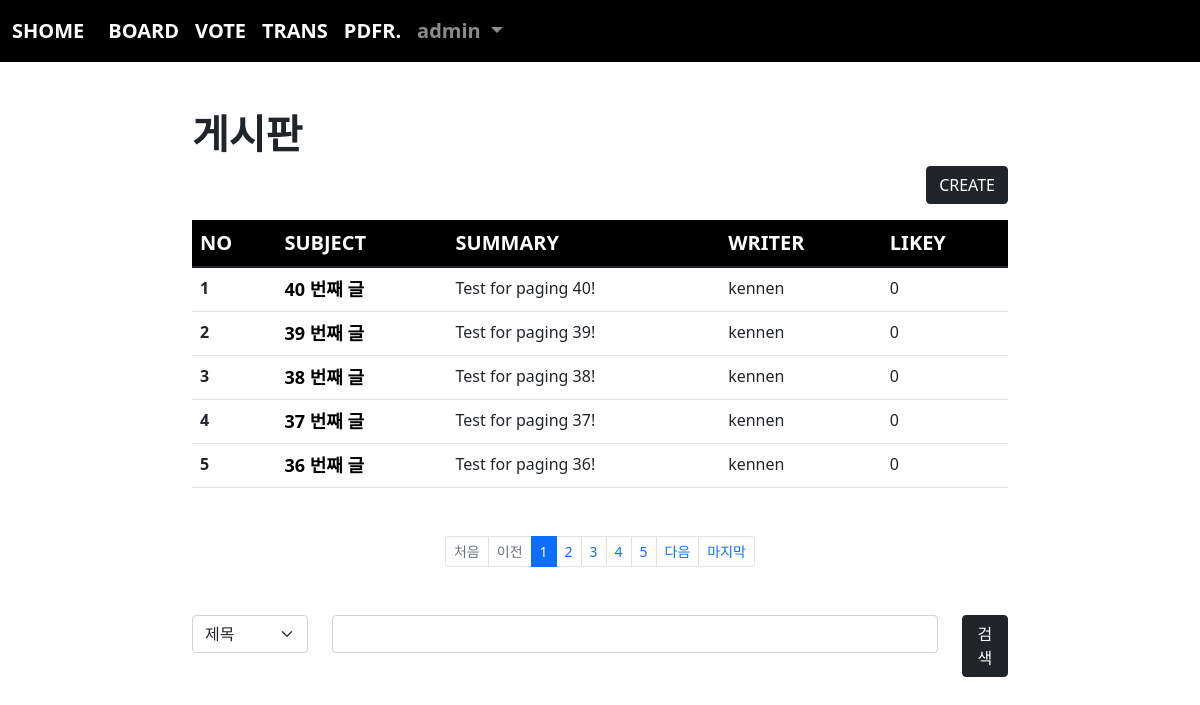
Page /board/index/ (signed in) on the committed database.
### acc/models.py (models this page shows, shortened)
class User(AbstractUser):
    comment = models.TextField()
    point = models.IntegerField(default=0)
    age = models.IntegerField(default=0)
    pic = models.ImageField(upload_to="user/%y/%m")

### board/models.py (models this page shows, shortened)
class Board(models.Model):
    subject = models.CharField(max_length=100)
    writer = models.ForeignKey(User, on_delete=models.CASCADE, related_name="writer")
    content = models.TextField()
    likey = models.ManyToManyField(User, blank=True, related_name="likey")
    pubdate = models.DateTimeField()
    def summary(self):
        if len(self.content) > 100:
            return f"{self.content[:100]}   ..."
        return self.content

### board/views.py (the view)
# urls.py: path('index/', views.index, name="index"),
def index(request):
    pg = request.GET.get("page", 1)
    cate = request.GET.get("cate", "")
    kw = request.GET.get("kw", "")
    if kw:
        if cate == "sub":
            b = Board.objects.filter(subject__startswith=kw)
        elif cate == "wri":
            try:
                from acc.models import User
                u = User.objects.get(username=kw)
                b = Board.objects.filter(writer=u)
            except:
                b = Board.objects.none()
        elif cate == "con":
            b = Board.objects.filter(content__contains=kw)
        else:
            messages.warning(request, "혼나!")
            b = Board.objects.all()
    else:
        b = Board.objects.all()
    b = b.order_by('-pubdate')
    pag = Paginator(b,5)
    obj = pag.get_page(pg)
    context = {
        "bset": obj,
        "cate": cate,
        "kw": kw
    }
    return render(request, "board/index.html", context)

### templates/board/index.html (shortened to what this page needs)
{% extends 'base.html' %}
{% block con %}
{% load mathfilters %}
    <div class="container mt-5 mb-5" style="width:70%">
        <h1><b>게시판</b></h1>
        <div class="text-end">
            <a href="{% url 'board:create' %}" class="btn btn-dark">CREATE</a>
        </div>
        <table class="table mt-3">
            <thead style="background-color: black; color:white; font-size: 20px;">
                <tr>
                    <th scope="col">NO</th>
                    <th scope="col">SUBJECT</th>
                    <th scope="col">SUMMARY</th>
                    <th scope="col">WRITER</th>
                    <th scope="col">LIKEY</th>
                </tr>
            </thead>
            <tbody>
                {% if bset %}
                    {% for i in bset %}
                        <tr>
                            <th scope="row">{{ bset.start_index|add:forloop.counter0 }}</th>
                            <td><a class="sub" href="{% url 'board:detail' i.id %}">{{ i.subject }}</a></td>
                            <td>{{ i.summary }}</td>
                            <td>{{ i.writer }}</td>
                            <td>{{ i.likey.all.count }}</td>
                        </tr>
                    {% endfor %}
                {% endif %}
            </tbody>
        </table>
        <nav aria-label="Page navigation example" class="mt-5">
            <ul class="pagination justify-content-center pagination-sm">
                {% if bset.has_previous %}
                    <li class="page-item"><a class="page-link" href="{% url 'board:index' %}?page=1&cate={{cate}}&kw={{kw}}">처음</a></li>
                    <li class="page-item"><a class="page-link" href="{% url 'board:index' %}?page={{ bset.previous_page_number }}&cate={{cate}}&kw={{kw}}">이전</a></li>
                {% else %}
                    <li class="page-item disabled"><a class="page-link">처음</a></li>
                    <li class="page-item disabled"><a class="page-link">이전</a></li>
                {% endif %}
                {% for i in bset.paginator.page_range %}
                    {% if i >= bset.number|sub:5 and bset.number|add:4 >= i %}
                        <li class="page-item {% if bset.number == i %}active{% endif %}"><a class="page-link" href="{% url 'board:index' %}?page={{i}}&cate={{cate}}&kw={{kw}}">{{i}}</a></li>
                    {% endif %}
                {% endfor %}
                {% if bset.has_next %}
                    <li class="page-item"><a class="page-link" href="{% url 'board:index' %}?page={{ bset.next_page_number }}&cate={{cate}}&kw={{kw}}">다음</a></li>
                    <li class="page-item"><a class="page-link" href="{% url 'board:index' %}?page={{ bset.paginator.num_pages }}&cate={{cate}}&kw={{kw}}">마지막</a></li>
                {% else %}
                    <li class="page-item disabled"><a class="page-link">다음</a></li>
                    <li class="page-item disabled"><a class="page-link">마지막</a></li>
                {% endif %}
            </ul>
        </nav>
        <form>
            <div class="row mt-5 mb-5">
                <div class="col-lg-2">
                    <select name="cate" class="form-select" aria-label="Default select example">
                        <option value="sub" {% if cate == 'sub' %} selected {% endif %}>제목</option>
                    </select>
                </div>
                <div class="col-lg-9">
                    <input type="text" class="form-control" name="kw" value="{{kw}}">
                </div>
                <div class="col-lg-1">
                    <button class="btn btn-dark">검색</button>
                </div>
            </div>
        </form>
    </div>
{% endblock %}

### templates/base.html (shortened to what this page needs)
<!doctype html>
<html lang="en">
    <head>
        <link href="https://cdn.jsdelivr.net/npm/bootstrap@5.1.3/dist/css/bootstrap.min.css" rel="stylesheet">
    </head>
    <body>
        {% if user.is_authenticated %}
            <nav class="navbar navbar-expand-lg navbar-dark" style="background-color: rgb(0, 0, 0); font-size: 20px; font-weight: bold;">
                <div class="container-fluid">
                    <a class="navbar-brand" href="{% url 'acc:index' %}">SHOME</a>
                    <div class="collapse navbar-collapse" id="navbarSupportedContent">
                        <ul class="navbar-nav me-auto mb-2 mb-lg-0">
                            <li class="nav-item">
                                <a class="nav-link active" aria-current="page" href="{% url 'board:index' %}">BOARD</a>
                            </li>
                            <li class="nav-item">
                                <a class="nav-link active" aria-current="page" href="{% url 'vote:index' %}">VOTE</a>
                            </li>
                            <li class="nav-item">
                                <a class="nav-link active" aria-current="page" href="{% url 'trans:index' %}">TRANS</a>
                            </li>
                            <li class="nav-item">
                                <a class="nav-link active" aria-current="page" href="{% url 'pdfread:index' %}">PDFR.</a>
                            </li>
                            <li class="nav-item dropdown">
                                <a class="nav-link dropdown-toggle" href="#" id="navbarDropdown" role="button" data-bs-toggle="dropdown" aria-expanded="false">
                                    {{ user }}
                                </a>
                            </li>
                        </ul>
                    </div>
                </div>
            </nav>
        {% endif %}
        {% if user.is_authenticated %}
            {% block con %}{% endblock %}
        {% endif %}
    </body>
</html>

### templates/board/index.html (style rules this page uses)
a.sub { text-decoration: none; font-size: 18px; color:black; font-weight: bold; }

### rows in the picture
User: username "admin"
Board: start_index|add "1", subject "40 번째 글", summary "Test for paging 40!", writer "kennen", likey.all.count "0"
Board: start_index|add "2", subject "39 번째 글", summary "Test for paging 39!", writer "kennen", likey.all.count "0"
Board: start_index|add "3", subject "38 번째 글", summary "Test for paging 38!", writer "kennen", likey.all.count "0"
Board: start_index|add "4", subject "37 번째 글", summary "Test for paging 37!", writer "kennen", likey.all.count "0"
Board: start_index|add "5", subject "36 번째 글", summary "Test for paging 36!", writer "kennen", likey.all.count "0"

### other values in the picture
{{ i }} "1" "2" "3" "4" "5"
